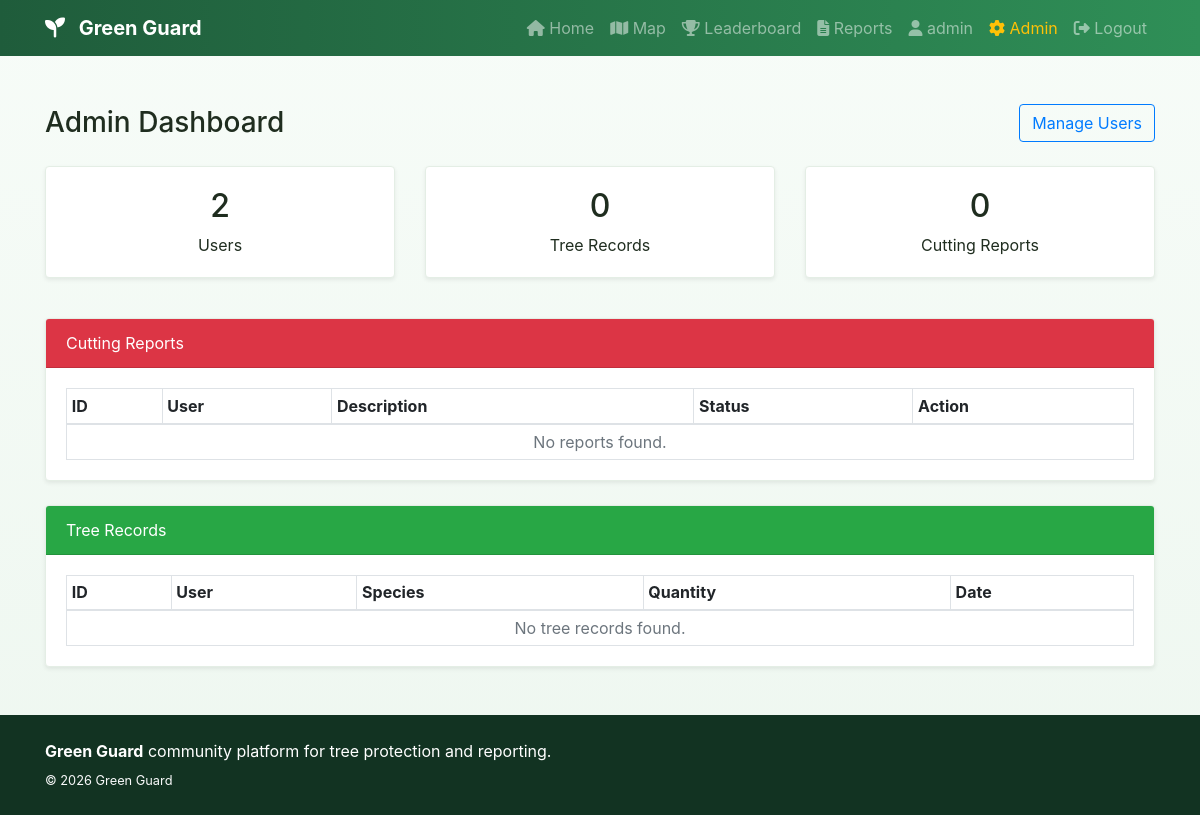
Page /admin (signed in) on the earlier database version.
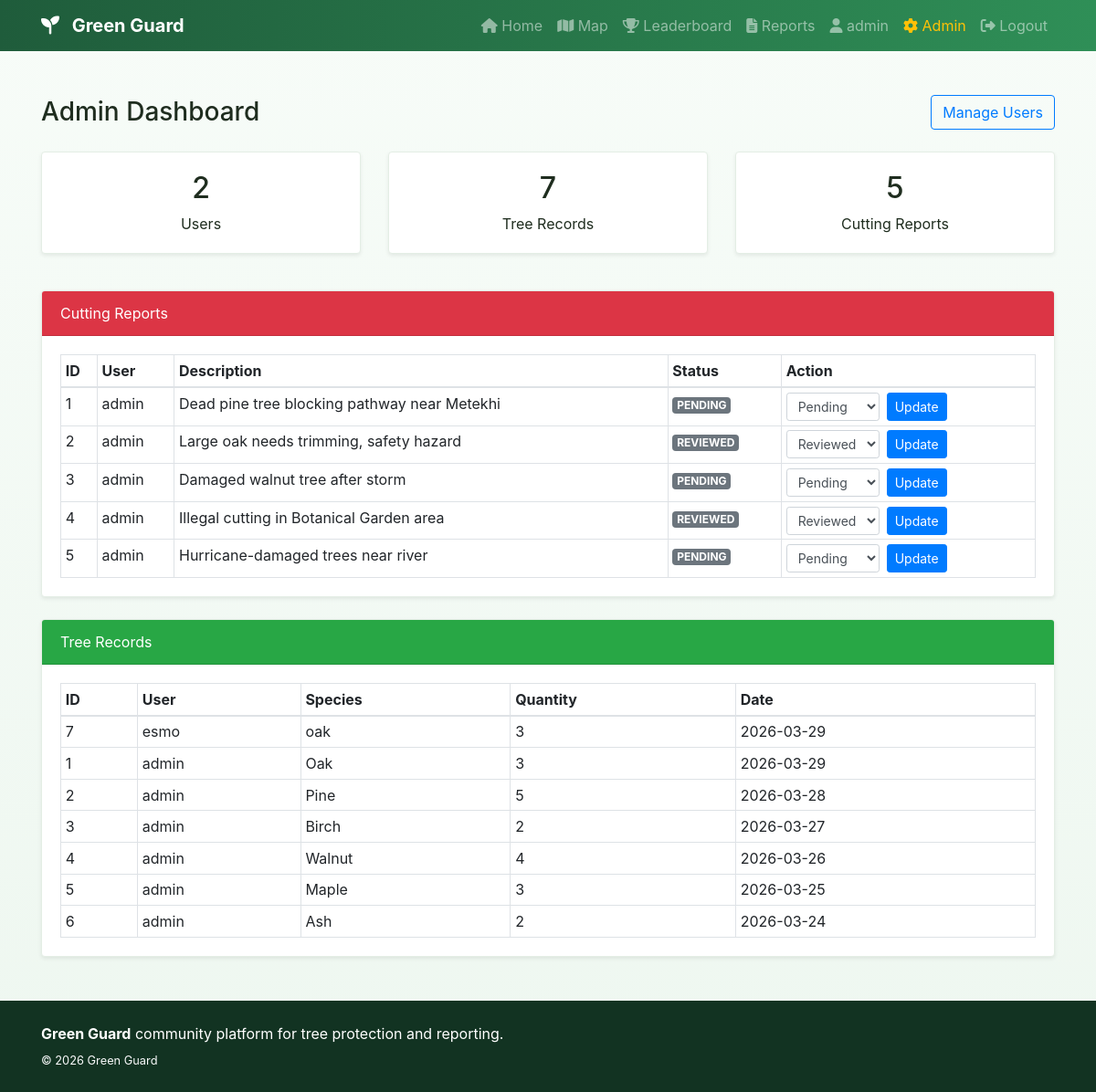
Same page on the later database version.
### models.py (models this page shows)
class CuttingReport(db.Model):
    id = db.Column(db.Integer, primary_key=True)
    description = db.Column(db.Text, nullable=False)
    latitude = db.Column(db.Float, nullable=False)
    longitude = db.Column(db.Float, nullable=False)
    location_text = db.Column(db.String(255))
    image_filename = db.Column(db.String(255))
    status = db.Column(db.String(30), default="pending", nullable=False)
    created_at = db.Column(
        db.DateTime, default=datetime.utcnow, nullable=False)
    user_id = db.Column(db.Integer, db.ForeignKey("user.id"), nullable=False)

class User(UserMixin, db.Model):
    id = db.Column(db.Integer, primary_key=True)
    username = db.Column(db.String(80), unique=True, nullable=False)
    email = db.Column(db.String(120), unique=True, nullable=False)
    password_hash = db.Column(db.String(255), nullable=False)
    is_admin = db.Column(db.Boolean, default=False, nullable=False)
    created_at = db.Column(
        db.DateTime, default=datetime.utcnow, nullable=False)
    tree_records = db.relationship(
        "TreeRecord", backref="user", lazy=True, cascade="all, delete-orphan"
    )
    cutting_reports = db.relationship(
        "CuttingReport", backref="user", lazy=True, cascade="all, delete-orphan"
    )

class TreeRecord(db.Model):
    id = db.Column(db.Integer, primary_key=True)
    species = db.Column(db.String(120), nullable=False)
    quantity = db.Column(db.Integer, default=1, nullable=False)
    latitude = db.Column(db.Float, nullable=False)
    longitude = db.Column(db.Float, nullable=False)
    location_notes = db.Column(db.String(255))
    image_filename = db.Column(db.String(255))
    created_at = db.Column(
        db.DateTime, default=datetime.utcnow, nullable=False)
    user_id = db.Column(db.Integer, db.ForeignKey("user.id"), nullable=False)

### routes/admin.py (the view)
@admin_bp.route("/admin")
@login_required
@admin_required
def dashboard():
    users = User.query.order_by(User.created_at.desc()).all()
    tree_records = TreeRecord.query.order_by(
        TreeRecord.created_at.desc()).all()
    reports = CuttingReport.query.order_by(
        CuttingReport.created_at.desc()).all()
    return render_template(
        "admin/dashboard.html",
        users=users,
        tree_records=tree_records,
        reports=reports,
    )

### app.py (called while the page is built)
@login_manager.user_loader
def load_user(user_id: str):
    from models import User
    return User.query.get(int(user_id))

### routes/admin.py (called while the page is built)
def admin_required(view_func):
    @wraps(view_func)
    def wrapped(*args, **kwargs):
        if not current_user.is_authenticated:
            return redirect(url_for("auth.login"))
        if not current_user.is_admin:
            abort(403)
        return view_func(*args, **kwargs)
    return wrapped

### templates/admin/dashboard.html (shortened to what this page needs)
{% extends 'base.html' %}
{% block content %}
  <div class="container my-5">
    <div class="row mb-4">
      <div class="col-12 d-flex justify-content-between align-items-center flex-wrap">
        <h1 class="h3 mb-2 mb-md-0">Admin Dashboard</h1>
        <a href="{{ url_for('admin.users') }}" class="btn btn-outline-primary">Manage Users</a>
      </div>
    </div>
    <div class="row mb-4">
      <div class="col-md-4 mb-3">
        <div class="card h-100 shadow-sm">
          <div class="card-body text-center">
            <h2>{{ users|length }}</h2><p class="mb-0">Users</p>
          </div>
        </div>
      </div>
      <div class="col-md-4 mb-3">
        <div class="card h-100 shadow-sm">
          <div class="card-body text-center">
            <h2>{{ tree_records|length }}</h2><p class="mb-0">Tree Records</p>
          </div>
        </div>
      </div>
      <div class="col-md-4 mb-3">
        <div class="card h-100 shadow-sm">
          <div class="card-body text-center">
            <h2>{{ reports|length }}</h2><p class="mb-0">Cutting Reports</p>
          </div>
        </div>
      </div>
    </div>
    <div class="card shadow-sm mb-4">
      <div class="card-header bg-danger text-white">Cutting Reports</div>
      <div class="card-body table-responsive">
        <table class="table table-bordered table-sm mb-0">
          <thead>
            <tr>
              <th>ID</th>
              <th>User</th>
              <th>Description</th>
              <th>Status</th>
              <th>Action</th>
            </tr>
          </thead>
          <tbody>
            {% for report in reports %}
              <tr>
                <td>{{ report.id }}</td>
                <td>{{ report.user.username }}</td>
                <td>
                  {{ report.description[:80] }}{% if report.description|length > 80 %}...{% endif %}
                </td>
                <td>
                  <span class="badge badge-secondary text-uppercase">{{ report.status }}</span>
                </td>
                <td>
                  <form method="POST" action="{{ url_for('admin.update_report_status', report_id=report.id) }}" class="form-inline">
                    <select name="status" class="form-control form-control-sm mr-2">
                      {% for status in ['pending', 'reviewed', 'resolved', 'rejected'] %}
                        {% if status == report.status %}
                          <option value="{{ status }}" selected>{{ status|title }}</option>
                        {% else %}
                          <option value="{{ status }}">{{ status|title }}</option>
                        {% endif %}
                      {% endfor %}
                    </select>
                    <button type="submit" class="btn btn-sm btn-primary">Update</button>
                  </form>
                </td>
              </tr>
            {% else %}
              <tr>
                <td colspan="5" class="text-center text-muted">No reports found.</td>
              </tr>
            {% endfor %}
          </tbody>
        </table>
      </div>
    </div>
    <div class="card shadow-sm">
      <div class="card-header bg-success text-white">Tree Records</div>
      <div class="card-body table-responsive">
        <table class="table table-bordered table-sm mb-0">
          <thead>
            <tr>
              <th>ID</th>
              <th>User</th>
              <th>Species</th>
              <th>Quantity</th>
              <th>Date</th>
            </tr>
          </thead>
          <tbody>
            {% for tree in tree_records %}
              <tr>
                <td>{{ tree.id }}</td>
                <td>{{ tree.user.username }}</td>
                <td>{{ tree.species }}</td>
                <td>{{ tree.quantity }}</td>
                <td>{{ tree.created_at.strftime('%Y-%m-%d') }}</td>
              </tr>
            {% else %}
              <tr>
                <td colspan="5" class="text-center text-muted">No tree records found.</td>
              </tr>
            {% endfor %}
          </tbody>
        </table>
      </div>
    </div>
  </div>
{% endblock %}

Differences in the rows shown:
added CuttingReport: id "1", user.username "admin", description "Dead pine tree blocking pathway near Metekhi", status "PENDING", status "Pending"
added CuttingReport: id "2", user.username "admin", description "Large oak needs trimming, safety hazard", status "REVIEWED", status "Reviewed"
added CuttingReport: id "3", user.username "admin", description "Damaged walnut tree after storm", status "PENDING", status "Pending"
added CuttingReport: id "4", user.username "admin", description "Illegal cutting in Botanical Garden area", status "REVIEWED", status "Reviewed"
added CuttingReport: id "5", user.username "admin", description "Hurricane-damaged trees near river", status "PENDING", status "Pending"
added TreeRecord: id "7", user.username "esmo", species "oak", quantity "3", created_at "2026-03-29"
added TreeRecord: id "1", user.username "admin", species "Oak", quantity "3", created_at "2026-03-29"
added TreeRecord: id "2", user.username "admin", species "Pine", quantity "5", created_at "2026-03-28"
added TreeRecord: id "3", user.username "admin", species "Birch", quantity "2", created_at "2026-03-27"
added TreeRecord: id "4", user.username "admin", species "Walnut", quantity "4", created_at "2026-03-26"
added TreeRecord: id "5", user.username "admin", species "Maple", quantity "3", created_at "2026-03-25"
added TreeRecord: id "6", user.username "admin", species "Ash", quantity "2", created_at "2026-03-24"
Other differences:
{{ tree_records|length }}: "0" → "7"
{{ reports|length }}: "0" → "5"
text no longer shown: "No reports found. No tree records found."
